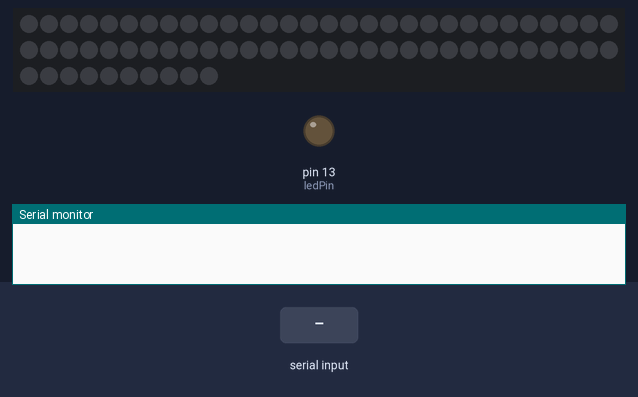
Bench run of a sketch on a simulated Arduino Uno, built with avr-gcc and run on an emulated ATmega328P. Parts: 70 RGB LEDs in strip order, left to right, continuing on the next row, output pins drawn as LEDs (lit = HIGH), the last lines printed to the serial monitor. The inputs (shaded band) are chosen by the test bench. Dim RGB values are drawn brighter than linear.

Above: at 1.2 s.
1.3 s: "90,45,200\n" received over Serial
At 1.7 s:
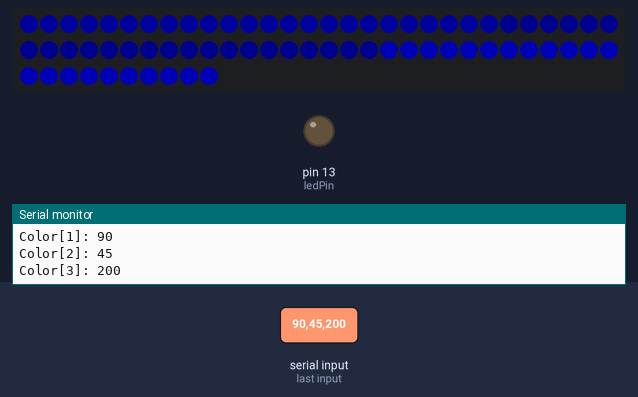
2.8 s: "90,45\n" received over Serial
At 4.0 s:
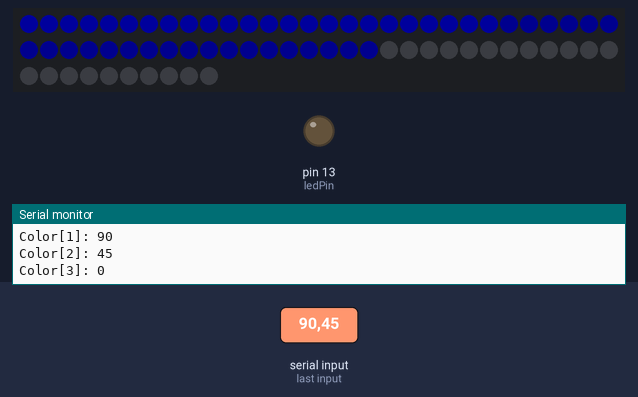
Timing chart, 0 to 5.8 s (numbered marks = the images above; inputs shaded):
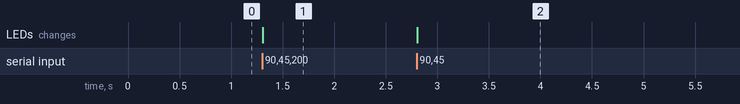

The sketch:

WallpaperLedstrip.ino
```cpp
#include <Adafruit_NeoPixel.h>
#include <Arduino.h>

#define PIN 6
#define NUMPIXELS 70  // Popular NeoPixel ring size
#define BRIGHTNESS 80
const int ledPin = 13;  // the pin that the LED is attached to      // a
                        // variable to read incoming serial data into
Adafruit_NeoPixel pixels(NUMPIXELS, PIN, NEO_GRB + NEO_KHZ800);
#define DELAYVAL 25

void parseCommand(String command);
String splitValues(String data, char delimiter, uint8_t index);

void setup() {
    // initialize serial communication:
    Serial.begin(115200);
    // initialize the LED pin as an output:
    pinMode(ledPin, OUTPUT);
    pixels.begin();  // INITIALIZE NeoPixel strip object (REQUIRED)
    pixels.setBrightness(80);
}

String incomingData = "";

void loop() {
    while (Serial.available()) {
        char c = Serial.read();

        if (c != '\n')
            incomingData += c;
        else {
            parseCommand(incomingData);

            incomingData = "";
        }
    }
}

/*
 * This function parses the incoming command string and lits the correct leds
 */
void parseCommand(String cmd) {
    uint32_t color1 = splitValues(cmd, ',', 0).toInt();
    uint32_t color2 = splitValues(cmd, ',', 1).toInt();
    uint32_t color3 = splitValues(cmd, ',', 2).toInt();

    Serial.print("Color[1]: "); Serial.println(color1);
    Serial.print("Color[2]: "); Serial.println(color2);
    Serial.print("Color[3]: "); Serial.println(color3);

    pixels.fill(color1, 0, 24);
    pixels.fill(color2, 24, 48);
    pixels.fill(color3, 48, 70);

    pixels.show();
}

// Splits a delimited string and returns the index positioned value as String
String splitValues(String data, char delimiter, uint8_t index) {
    int found = 0;
    int strIndex[] = {0, -1};
    int maxIndex = data.length() - 1;

    for (int i = 0; i <= maxIndex && found <= index; i++) {
        if (data.charAt(i) == delimiter || i == maxIndex) {
            found++;
            strIndex[0] = strIndex[1] + 1;
            strIndex[1] = (i == maxIndex) ? i + 1 : i;
        }
    }

    return found > index ? data.substring(strIndex[0], strIndex[1]) : "";
};
```

Measured:
- after the input at 1.3 s, the LEDs: change at once (image 1)
- after the input at 2.8 s, the LEDs: change at once (image 2)
